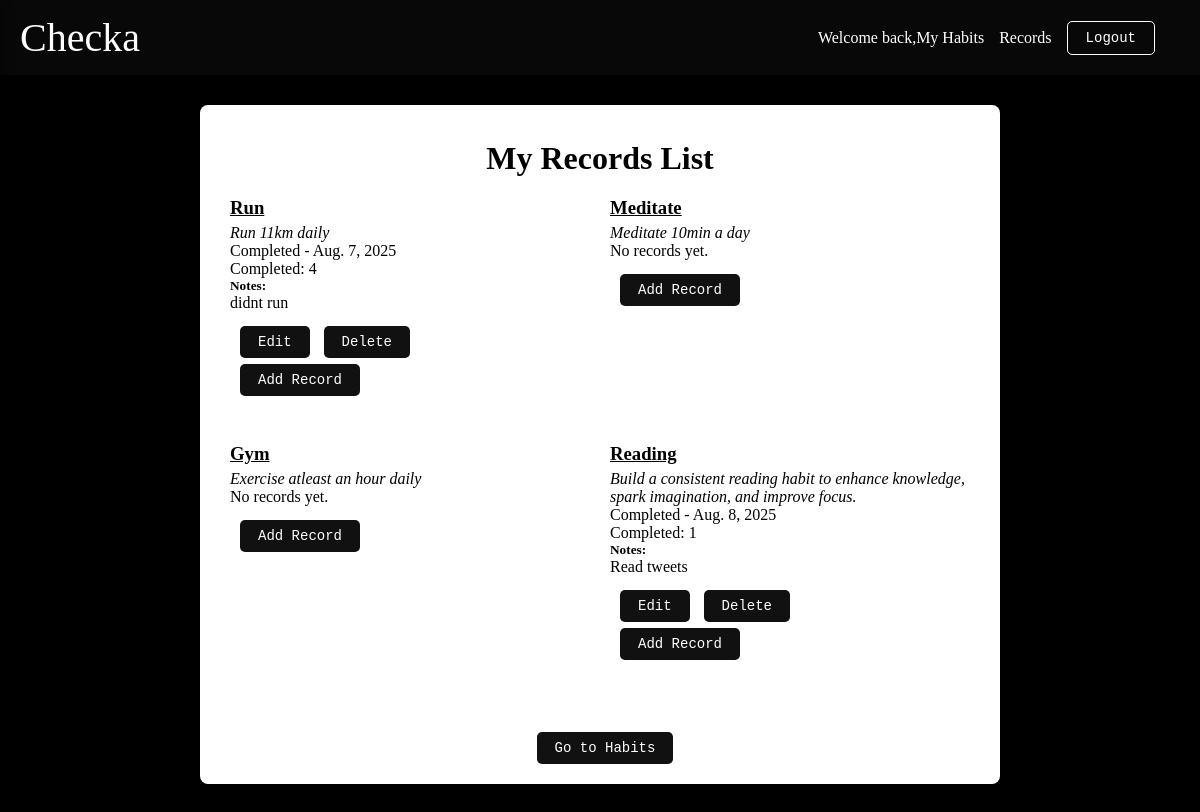
The app's page /records/ (signed in), older data.
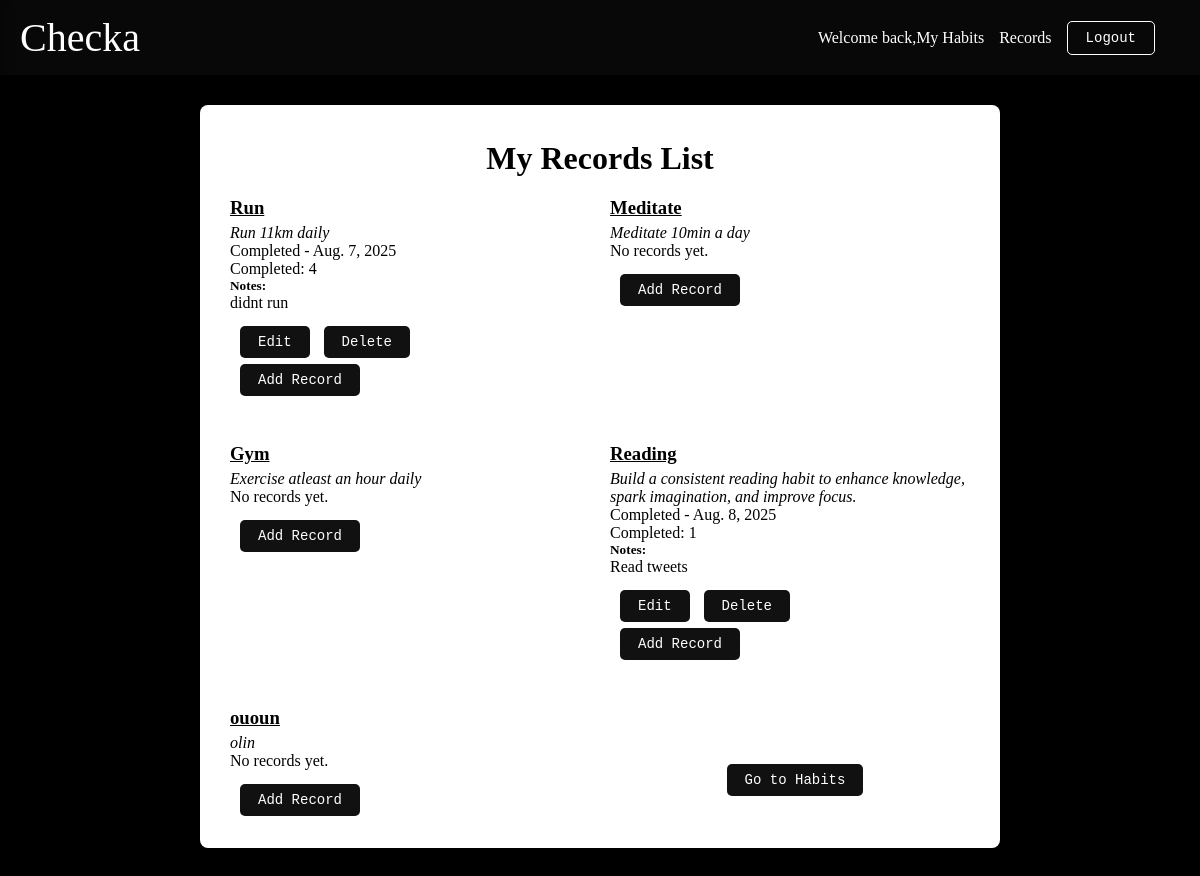
The same page, newer data.
### checka/models.py (models this page shows, shortened)
class Habit(models.Model):
    FREQUENCY_CHOICES = (
        ('DAILY', 'Daily'),
        ('WEEKLY', 'Weekly'),
        ('MONTHLY', 'Monthly'),
    )
    user = models.ForeignKey(User, on_delete=models.CASCADE, related_name='habits')
    name = models.CharField(max_length=100)
    description = models.TextField(blank=True, null=True)
    category = models.ForeignKey(Category, on_delete=models.SET_NULL, null=True, blank=True, related_name='habits')
    is_active = models.BooleanField(default=True)
    frequency = models.CharField(max_length=20, choices=FREQUENCY_CHOICES, default='DAILY')
    target_count = models.PositiveIntegerField(default=1)
    created_at = models.DateTimeField(auto_now_add=True)
    updated_at = models.DateTimeField(auto_now=True)
    class Meta:
        unique_together = ['user', 'name']

class HabitRecord(models.Model):
    habit = models.ForeignKey(Habit, on_delete=models.CASCADE, related_name='records')
    date = models.DateField(default=date.today)
    completed = models.BooleanField(default=False)
    completed_count = models.PositiveIntegerField(default=0)
    notes = models.TextField(blank=True, null=True)
    created_at = models.DateTimeField(auto_now_add=True)
    class Meta:
        unique_together = ['habit', 'date']
    def __str__(self):
        return f"{self.habit.name} - {self.date} - {'Completed' if self.completed else 'Incomplete'}"

### checka/views.py (the view)
# urls.py: path('records/', views.habit_record_list, name='records'),
@login_required(login_url=settings.LOGIN_URL)
def habit_record_list(request):
    habits = Habit.objects.filter(user=request.user).prefetch_related("records")
    for i in habits:
        print(i.name, i.records.all())
    context = {'habits':habits}
    return render(request, 'checka/habit_record_list.html', context)

### checka/templates/checka/habit_record_list.html (shortened to what this page needs)
{% extends 'base.html' %}
{% block content %}
<div class="container">
    <h1>My Records List</h1>
    <div class="habit-list">
        {% for habit in habits %}
        <div class="habit-card">
            <h3><u>{{ habit.name }}</u></h3>
            <p><i>{{ habit.description }}</i></p>
            <ul class="record-list">
                {% for record in habit.records.all %}
                <li>{% if record.completed %}Completed{% endif %} - {{ record.date }}</li>
                <p>Completed: {{ record.completed_count }}</p>
                {% if record.notes %}
                <h5>Notes:</h5>
                <p class="precord">{{ record.notes }}</p>
                <a href="{% url 'records_update' record.pk %}" class="btn-solid record">Edit</a>
                <a href="{{ record.pk }}/delete" class="btn-solid record">Delete</a>
                {% endif %}
                {% empty %}
                <li>No records yet.</li>
                {% endfor %}
            </ul>
            <a href="{% url 'habit_record' habit.pk %}" class="btn-solid">Add Record</a>
        </div>
        {% endfor %}
        <div class="gth-container">
            <a href="{% url 'habit_list_create' %}" class="btn-solid gth">Go to Habits</a>
        </div>
    </div>
</div>
{% endblock %}

### templates/base.html (shortened to what this page needs)
{% load static %}
<!DOCTYPE html>
<html lang="en">
<head>
    <link rel="stylesheet" href="{% static 'css/style.css' %}">
    <link href='https://cdn.boxicons.com/fonts/basic/boxicons.min.css' rel='stylesheet'>
    <link rel="stylesheet" href="https://cdnjs.cloudflare.com/ajax/libs/font-awesome/7.0.0/css/all.min.css"
 />
</head>
<body>
    <header>
        <div class="navbar">
            <div>
                <a class="logo" href="{% url 'habit_list_create' %}">Checka</a>
            </div>
            <div class="menu">
                <p>Welcome back, {{ username }} </p>
                <a href="{% url 'habit_list_create' %}">My Habits</a>
                <a href="{% url 'records' %}">Records</a>
                <form method="post" action="{% url 'logout' %}">
                    <button type="submit" class="btn-outline nav">Logout</button>
                </form>
            </div>
        </div>
    </header>
    {% block content %}{% endblock %}
</body>
</html>

### static/css/style.css (style rules this page uses)
* { box-sizing: border-box; padding: 0; margin: 0; }
html { scroll-behavior: smooth; }
body { font-family: "Halant", serif; font-weight: 400; font-style: normal; margin: 0; background-color: #000000; }
.navbar { background: #20202046; color: #fff; padding: 10px 20px; display: flex; align-items: center; justify-content: space-between; height: 75px; }
.navbar a { color: #fff; text-decoration: none; margin-right: 15px; }
.menu { display: flex; align-items: center; }
.container { margin: 30px auto; max-width: 800px; background: #fff; padding: 20px; border-radius: 8px; box-shadow: 0 2px 8px rgba(0, 0, 0, 0.08); }
ul { list-style: none; }
a { text-decoration: none; }
button { cursor: pointer; border: none; outline: none; }
h1, h2, h3 { padding-top: 15px; padding-bottom: 5px; }
h1 { text-align: center; }
.nav { display: flex; justify-content: space-between; align-items: center; }
.habit-list { display: flex; flex-wrap: wrap; gap: 20px; justify-content: center; }
.habit-card { flex: 0 1 calc(50% - 20px); box-sizing: border-box; margin-bottom: 20px; }
.habit-card a { margin-top: 15px; }
.logo { font-size: 40px; }
.btn-outline, .btn-solid { padding: 8px 18px; font-size: 14px; text-decoration: none; border-radius: 5px; border: 1px solid #111; margin-left: 10px; font-family: monospace; margin-top: 20px; transition: 256ms all; }
.btn-outline { background: transparent; color: #111; }
.btn-outline.nav { background: transparent; color: #fff; border: 1px solid #fff; margin: 0; margin-right: 25px; }
.btn-solid { background: #111; color: #fff; border: none; }
.precord { margin-bottom: 20px; }
.record-list { margin-bottom: 20px; }
.gth-container { display: flex; justify-content: center; align-items: center; text-align: center; margin-top: 20px; width: 360px; }

Row changes from the older to the newer data that the page shows:
added Habit: name "ououn", description "olin"
